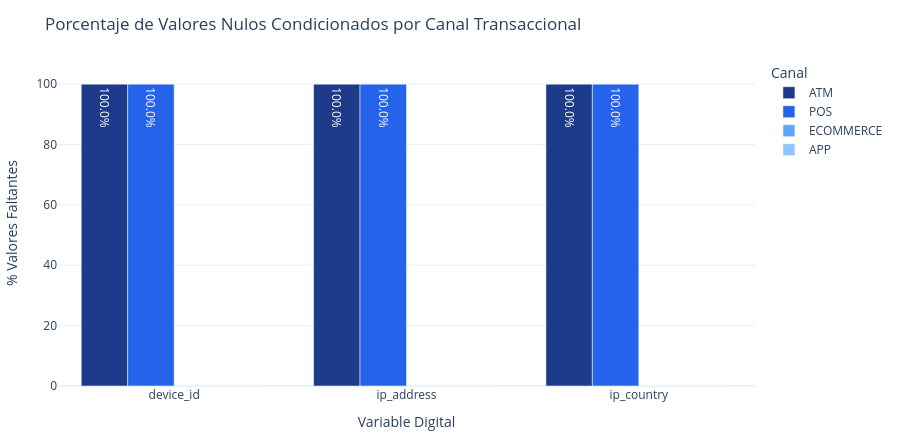

The notebook cell saved with this chart:
### Markdown cell above
---
## 2. Dimensión 1: Integridad de Datos y Nulos Estructurales por Canal
En la exploración preliminar se observa que `device_id`, `ip_address` e `ip_country` presentan aproximadamente un **59% de valores faltantes**.  
**Hipótesis de Negocio:** Esta ausencia no es pérdida aleatoria (*MCAR*), sino una propiedad estructural de la arquitectura transaccional: en canales presenciales (`POS` y `ATM`) no interviene navegador web, aplicación móvil ni dirección IP.

### Code cell
def plot_conditional_missingness(df_missing: pd.DataFrame) -> go.Figure:
    """Gráfico de barras agrupadas del porcentaje de nulos por canal y variable."""
    fig = go.Figure()
    channels = df_missing["channel"].unique()
    colors = ["#1E3A8A", "#2563EB", "#60A5FA", "#93C5FD"]

    for idx, ch in enumerate(channels):
        sub = df_missing[df_missing["channel"] == ch]
        fig.add_trace(
            go.Bar(
                name=str(ch),
                x=sub["feature"],
                y=sub["null_pct"],
                text=sub["null_pct"].apply(lambda v: f"{v:.1f}%"),
                textposition="auto",
                marker_color=colors[idx % len(colors)],
            )
        )

    fig.update_layout(
        template=PLOTLY_TEMPLATE,
        title="Porcentaje de Valores Nulos Condicionados por Canal Transaccional",
        xaxis_title="Variable Digital",
        yaxis_title="% Valores Faltantes",
        barmode="group",
        legend_title="Canal",
        yaxis={"range": [0, 108]},
        margin={"l": 40, "r": 40, "t": 60, "b": 40},
        height=440,
    )
    return fig


missing_summary = []
for ch in ["ATM", "POS", "ECOMMERCE", "APP"]:
    sub = df_train_val.filter(pl.col("channel") == ch)
    n_sub = sub.height
    for col in ["device_id", "ip_address", "ip_country"]:
        null_count = sub.filter(pl.col(col).is_null()).height
        missing_summary.append(
            {
                "channel": ch,
                "feature": col,
                "null_count": null_count,
                "null_pct": (null_count / n_sub) * 100 if n_sub > 0 else 0.0,
            }
        )

df_missing_pd = pd.DataFrame(missing_summary)
fig_missing = plot_conditional_missingness(df_missing_pd)
fig_missing.show()

### Figure 1 — Plotly figure (JSON) as saved in the notebook; plotly's stock layout.template omitted (floating-point values rounded to 4 significant figures)
{"data": [{"marker": {"color": "#1E3A8A"}, "name": "ATM", "text": ["100.0%", "100.0%", "100.0%"], "textposition": "auto", "type": "bar", "x": ["device_id", "ip_address", "ip_country"], "y": [100.0, 100.0, 100.0]}, {"marker": {"color": "#2563EB"}, "name": "POS", "text": ["100.0%", "100.0%", "100.0%"], "textposition": "auto", "type": "bar", "x": ["device_id", "ip_address", "ip_country"], "y": [100.0, 100.0, 100.0]}, {"marker": {"color": "#60A5FA"}, "name": "ECOMMERCE", "text": ["0.0%", "0.0%", "0.0%"], "textposition": "auto", "type": "bar", "x": ["device_id", "ip_address", "ip_country"], "y": [0.0, 0.0, 0.0]}, {"marker": {"color": "#93C5FD"}, "name": "APP", "text": ["0.0%", "0.0%", "0.0%"], "textposition": "auto", "type": "bar", "x": ["device_id", "ip_address", "ip_country"], "y": [0.0, 0.0, 0.0]}], "layout": {"barmode": "group", "height": 440, "legend": {"title": {"text": "Canal"}}, "margin": {"b": 40, "l": 40, "r": 40, "t": 60}, "title": {"text": "Porcentaje de Valores Nulos Condicionados por Canal Transaccional"}, "xaxis": {"title": {"text": "Variable Digital"}}, "yaxis": {"range": [0, 108], "title": {"text": "% Valores Faltantes"}}}}
